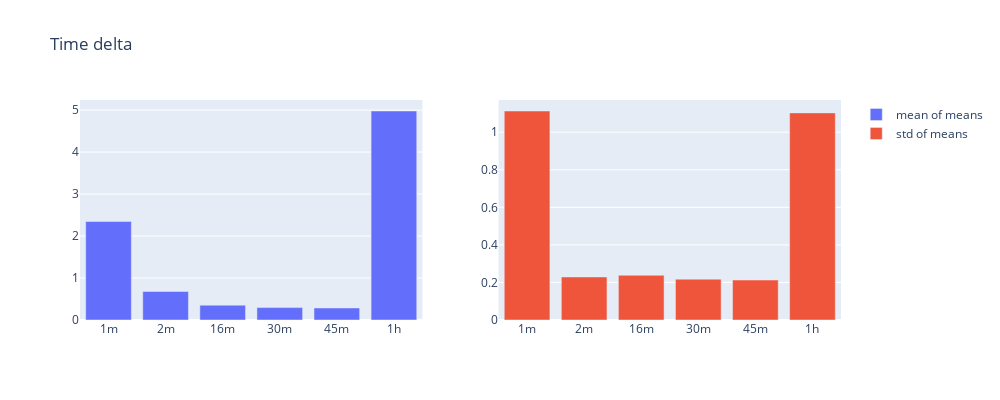

Source (notebook cell):
### Code cell
bar_plot("Time delta", "time_delta_plot", timedelta)

### Figure 1 — Plotly figure (JSON) as saved in the notebook; plotly's stock layout.template omitted (floating-point values rounded to 4 significant figures)
{"data": [{"name": "mean of means", "type": "bar", "x": ["1m", "2m", "16m", "30m", "45m", "1h"], "xaxis": "x", "y": [2.346, 0.6795, 0.3532, 0.2955, 0.2866, 4.978], "yaxis": "y"}, {"name": "std of means", "type": "bar", "x": ["1m", "2m", "16m", "30m", "45m", "1h"], "xaxis": "x2", "y": [1.113, 0.2293, 0.238, 0.2176, 0.2129, 1.103], "yaxis": "y2"}], "layout": {"height": 400, "title": {"text": "Time delta"}, "width": 1000, "xaxis": {"anchor": "y", "autorange": true, "domain": [0, 0.45], "range": [-0.5, 5.5], "type": "category"}, "xaxis2": {"anchor": "y2", "autorange": true, "domain": [0.55, 1], "range": [-0.5, 5.5], "type": "category"}, "yaxis": {"anchor": "x", "autorange": true, "domain": [0, 1], "range": [0, 5.24], "type": "linear"}, "yaxis2": {"anchor": "x2", "autorange": true, "domain": [0, 1], "range": [0, 1.172], "type": "linear"}}}
